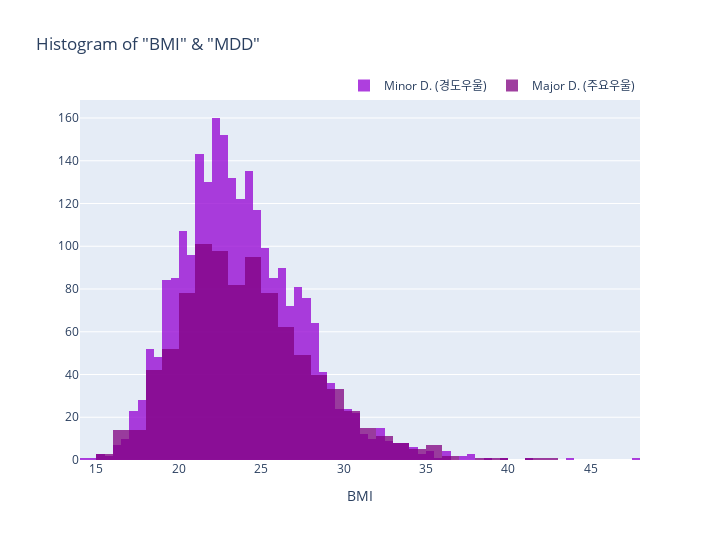

Here is the notebook cell this chart was saved with:
### Code cell
# BMI (체질량지수) & Target Histogram (MDD)
query_BMI_mdd_no = df_mdd.query('MDD == "No"')
query_BMI_mdd_yes = df_mdd.query('MDD == "Yes"')

hist_BMI_mdd = go.Figure()
hist_BMI_mdd.add_trace(
    go.Histogram(x=query_BMI_mdd_no.BMI,
                 xbins=dict(end=50),
                 name='Minor D. (경도우울)',
                 marker_color='darkviolet',
                 hoverinfo='x+y')
)
hist_BMI_mdd.add_trace(
    go.Histogram(x=query_BMI_mdd_yes.BMI,
                 xbins=dict(end=50),
                 name='Major D. (주요우울)',
                 marker_color='purple',
                 hoverinfo='x+y')
)
hist_BMI_mdd.update_layout(barmode='overlay',
                            title_text='Histogram of "BMI" & "MDD"',
                            xaxis_title_text="BMI",
                            yaxis_title_text="",
                            width=720,
                            height=540,
                            legend=dict(orientation='h',
                                        yanchor='bottom', y=1,
                                        xanchor='right', x=1))
hist_BMI_mdd.update_xaxes(dtick=5)
hist_BMI_mdd.update_yaxes(tickformat=',')
hist_BMI_mdd.update_traces(opacity=0.75)
hist_BMI_mdd.show()

### Figure 1 — Plotly figure (JSON) as saved in the notebook; plotly's stock layout.template omitted (floating-point values rounded to 4 significant figures; data arrays with more than 128 entries replaced by an {"elided": "..."} marker saying what was removed)
{"data": [{"hoverinfo": "x+y", "marker": {"color": "darkviolet"}, "name": "Minor D. (경도우울)", "opacity": 0.75, "type": "histogram", "x": {"elided": "2443 float values"}, "xbins": {"end": 50}}, {"hoverinfo": "x+y", "marker": {"color": "purple"}, "name": "Major D. (주요우울)", "opacity": 0.75, "type": "histogram", "x": {"elided": "916 float values"}, "xbins": {"end": 50}}], "layout": {"barmode": "overlay", "height": 540, "legend": {"orientation": "h", "x": 1, "xanchor": "right", "y": 1, "yanchor": "bottom"}, "title": {"text": "Histogram of \"BMI\" & \"MDD\""}, "width": 720, "xaxis": {"dtick": 5, "title": {"text": "BMI"}}, "yaxis": {"tickformat": ",", "title": {"text": ""}}}}
